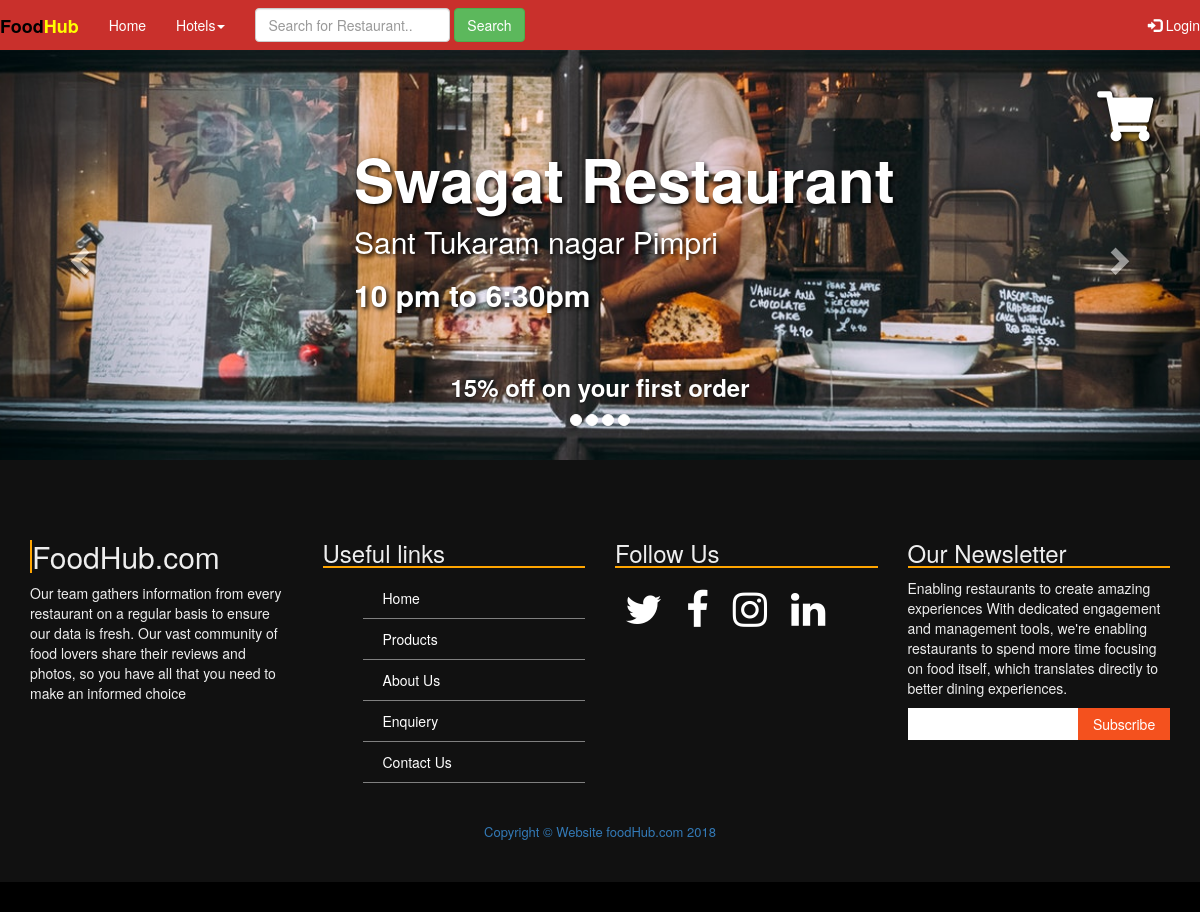
Page /hotel_dashboard.php?rest_id=1 on the committed database.
### tables this page shows
CREATE TABLE IF NOT EXISTS `rest_details` (
  `rd_id` int(100) NOT NULL AUTO_INCREMENT,
  `rest_address` text NOT NULL,
  `rest_causines` text NOT NULL,
  `rest_start_hour` text NOT NULL,
  `rest_close_hour` text NOT NULL,
  `rest_featured` text NOT NULL,
  `rest_discount` text NOT NULL,
  `rest_promotion` text NOT NULL,
  `rest_image1` text NOT NULL,
  `rest_image2` text NOT NULL,
  `rest_image3` text NOT NULL,
  `rest_image4` text NOT NULL,
  `rest_id` int(100) NOT NULL,
  PRIMARY KEY (`rd_id`)
);

CREATE TABLE IF NOT EXISTS `rest_user` (
  `r_id` int(100) NOT NULL AUTO_INCREMENT,
  `rname` text NOT NULL,
  `remail` text NOT NULL,
  `rphone` text NOT NULL,
  `rcity` text NOT NULL,
  `rpwd` text NOT NULL,
  `admin_id` text NOT NULL,
  PRIMARY KEY (`r_id`)
);

### include/config.php (called while the page is built, shortened)
<?php
include("include/Database.php");
$dbUser = 'root';
$dbHost = 'localhost';
$dbPassword = '';
$dbName ='food';
	$db= new Database($dbHost,$dbUser,$dbPassword,$dbName);
?>

### include/Database.php (called while the page is built, shortened)
<?php
class Database{
var $HOST;
var $USER;
var $PASS;
var $DBNAME;
var $conn="";
						function Database($host,$user,$pass,$dbname)
						{
							$this->HOST=$host;
							$this->USER=$user;
							$this->PASS=$pass;
							$this->DBNAME=$dbname;
						}
						function connect()
						{
							if(!$this->conn=@mysqli_connect($this->HOST,$this->USER,$this->PASS,$this->DBNAME))
							{
								echo"connection is not done";
							}
							return $this->conn;
						}
						function select_query_where($table,$where1)
						{
							$wkey1=array_keys($where1);
							$wval1=array_values($where1);
							$sql="SELECT * FROM $table WHERE ".implode('',$wkey1)."='".implode('',$wval1)."'";
							if($result=mysqli_query($this->conn,$sql)){
								$data=mysqli_fetch_array($result);
								return $data;
							}
							else
							{
								echo"$sql";
							}
						}
}
?>

### hotel_dashboard.php (the view, shortened to what this page needs)
<?php
include('include/config.php');
include('include/header.php');
$table="rest_details";
$where['rest_id']=$_GET['rest_id'];
$record=$db->select_query_where($table,$where);
?>
<div class="row slide-image">
   <div id="myCarousel" class="carousel slide" data-ride="carousel">
  <ol class="carousel-indicators">
    <li data-target="#myCarousel" data-slide-to="0" class="active"></li>
    <li data-target="#myCarousel" data-slide-to="1" class="active"></li>
    <li data-target="#myCarousel" data-slide-to="2" class="active"></li>
     <li data-target="#myCarousel" data-slide-to="3" class="active"></li>
  </ol>
  <div class="carousel-inner">
    <div class="item active">
      <img src="hotels/<?php echo $record['rest_image1']; ?>">
      <div class="carousel-caption">
        <h3><strong><?php echo $record['rest_discount']; ?></strong></h3>
      </div>
    </div>
  </div>
  <a class="left carousel-control" href="#myCarousel" data-slide="prev">
    <span class="glyphicon glyphicon-chevron-left"></span><span class="sr-only">prev</span></a>
    <a class="right carousel-control" href="#myCarousel" data-slide="next">
      <span class="glyphicon glyphicon-chevron-right"></span><span class="sr-only">next</span></a>
</div>
<div class="hotel-detail">
	<?php
	unset($where);
	$table="rest_user";
	$where['r_id']=$_GET['rest_id'];
	$rest_details=$db->select_query_where($table,$where);
	?>
	<h1 class="text-center"><strong><?php echo $rest_details['rname']; ?></strong></h1>
	<p><?php echo $record['rest_address']; ?></p>
	<p><strong><?php echo $record['rest_start_hour']; ?> to <?php echo $record['rest_close_hour']; ?></strong></p>
</div>
<div class="DishCart">
	<a href="#" type="button" data-toggle="modal" id="cart_modal" data-target="#dishCart" onclick="display()"><i class="fas fa-shopping-cart "></i></a>
</div>
</div>
<?php
include('include/footer.php');
?>

### css/header.css (style rules this page uses)
.carousel-inner img { width: 100%; margin: auto; min-height:200px; }

### hotel_dashboard.php (style rules this page uses)
.hotel-detail { position: absolute; top:18%; left:30%; text-shadow:2px 2px 4px #000000; }
.hotel-detail h1 { color:white; font-size: 60px; }
.slide-image { position: relative; top:0px; }
.hotel-detail p { color:white; font-size: 30px; }
.DishCart { position: absolute; top:10%; right: 5%; }
.DishCart a i { font-size: 50px; color:white; text-shadow:2px 2px 4px #000000; }

### rows in the picture
rest_details: rest_image1 (picture), rest_discount "15% off on your first order", rest_address "Sant Tukaram nagar Pimpri", rest_start_hour "10 pm", rest_close_hour "6:30pm"
rest_user: rname "Swagat Restaurant"
